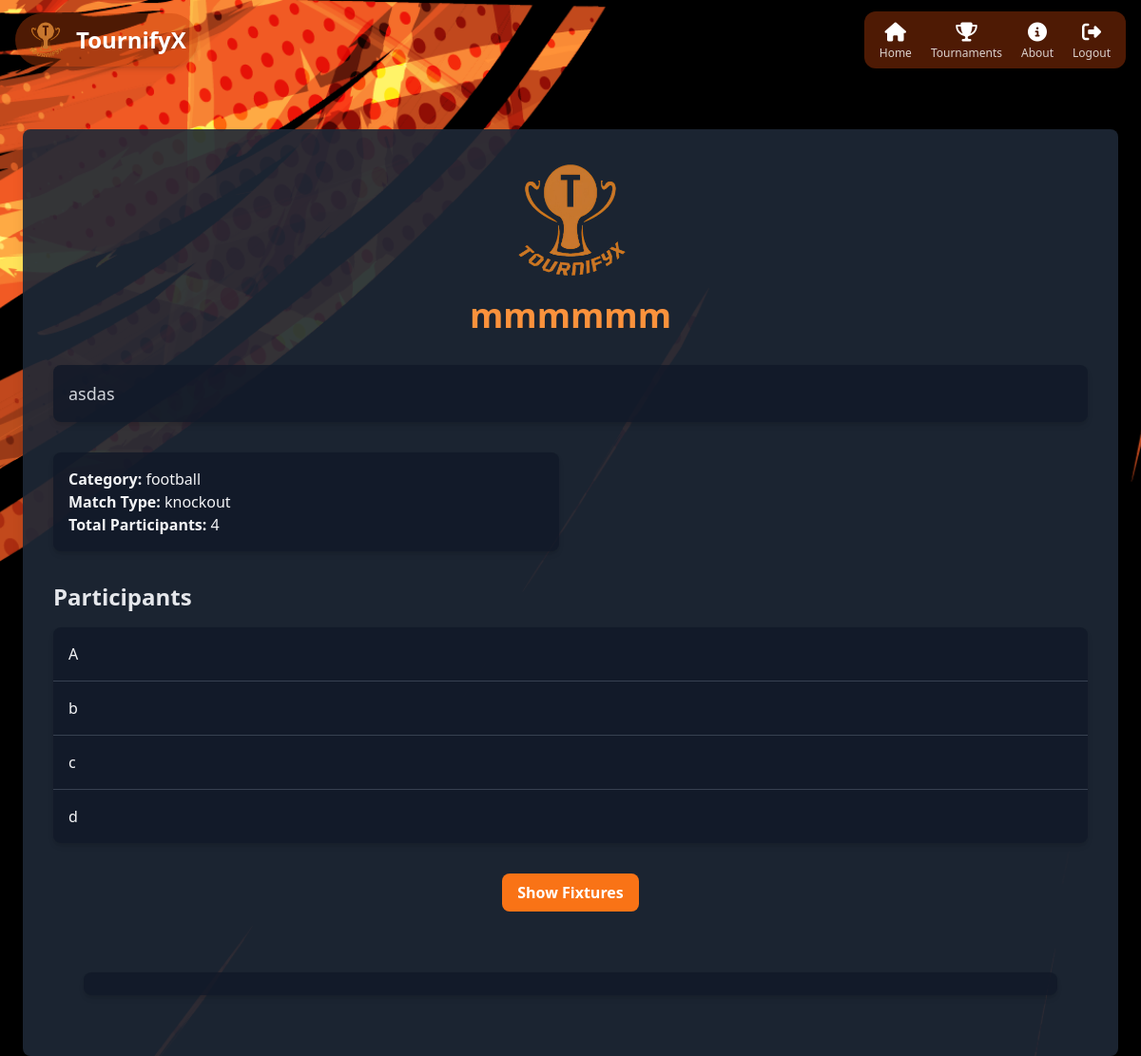
The page /tournament/110/ (signed in) on the database its author committed.
### tournifyx/models.py (models this page shows, shortened)
class Tournament(models.Model):
    CATEGORY_CHOICES = [
        ('football', 'Football'),
        ('valorant', 'Valorant'),
        ('cricket', 'Cricket'),
        ('basketball', 'Basketball'),
    ]
    MATCH_TYPE_CHOICES = [
        ('knockout', 'Knockout'),
        ('league', 'League'),
    ]
    name = models.CharField(max_length=100)
    description = models.TextField(blank=True)
    category = models.CharField(max_length=50, choices=CATEGORY_CHOICES)
    num_participants = models.IntegerField(default=0)
    match_type = models.CharField(max_length=50, choices=MATCH_TYPE_CHOICES)
    created_by = models.ForeignKey('HostProfile', on_delete=models.CASCADE)
    code = models.CharField(max_length=6, unique=True)
    is_active = models.BooleanField(default=True)
    is_paid = models.BooleanField(default=False)
    price = models.DecimalField(max_digits=8, decimal_places=2, default=0.00)
    is_public = models.BooleanField(default=False)  # Add this line
    registration_deadline = models.DateTimeField(null=True, blank=True)

class Player(models.Model):
    tournament = models.ForeignKey(Tournament, on_delete=models.CASCADE)
    name = models.CharField(max_length=100)
    team_name = models.CharField(max_length=100, null=True, blank=True)  # Make this optional
    added_by = models.ForeignKey(HostProfile, on_delete=models.SET_NULL, null=True)

### tournifyx/views.py (the view)
# urls.py: path('tournament/<int:tournament_id>/', views.tournament_dashboard, name='tournament_dashboard'),
@login_required
def tournament_dashboard(request, tournament_id):
    tournament = get_object_or_404(Tournament, id=tournament_id)
    participants = Player.objects.filter(tournament=tournament)
    matches = list(Match.objects.filter(tournament=tournament).select_related('player1', 'player2', 'winner'))
    for match in matches:
        match.has_result = bool(match.winner) or match.is_draw
    point_table = None
    if tournament.match_type != 'knockout':
        point_table = PointTable.objects.filter(tournament=tournament).select_related('player').order_by('-points')
    is_host = False
    if request.user.is_authenticated:
        try:
            host_profile = HostProfile.objects.get(user=request.user)
            is_host = (tournament.created_by == host_profile)
        except HostProfile.DoesNotExist:
            is_host = False
    return render(request, 'tournament_dashboard.html', {
        'tournament': tournament,
        'participants': participants,
        'matches': matches,
        'point_table': point_table,
        'knockout_stages': build_knockout_stages(tournament) if tournament.match_type == 'knockout' else None,
        'is_host': is_host,
    })

### tournifyx/views.py (called while the page is built)
def build_knockout_stages(tournament):
    matches = Match.objects.filter(tournament=tournament).select_related('player1', 'player2', 'winner').order_by('round_number', 'id')
    if not matches.exists():
        return None
    rounds = defaultdict(list)
    for m in matches:
        rounds[m.round_number].append(m)
    ordered = OrderedDict()
    max_round = max(rounds.keys())
    for r in sorted(rounds.keys()):
        label = 'Final' if len(rounds[r]) == 1 and r == max_round else f'Round {r}'
        ordered[label] = rounds[r]
    return ordered

### templates/tournament_dashboard.html (shortened to what this page needs)
{% extends 'base.html' %}
{% load static %}
{% block content %}
<div class="px-4">
    <div class="max-w-6xl mx-auto mt-6 sm:mt-10 p-4 sm:p-8 bg-gray-800 bg-opacity-90 shadow-lg rounded-lg text-gray-100 relative z-10">
   <div class="text-center mb-8">
       <img src="/static/images/logo.png" alt="Tournament Logo" class="mx-auto w-32 h-32 mb-4">
       <h1 class="text-4xl font-bold text-orange-400">{{ tournament.name }}</h1>
   </div>
   <div class="mb-8 p-4 bg-gray-900 bg-opacity-80 shadow-md rounded-lg">
       <p class="text-lg text-gray-300">{{ tournament.description }}</p>
   </div>
   <div class="grid grid-cols-1 md:grid-cols-2 gap-6 mb-8">
       <div class="p-4 bg-gray-900 bg-opacity-80 shadow-md rounded-lg">
           <p><strong>Category:</strong> {{ tournament.category }}</p>
           <p><strong>Match Type:</strong> {{ tournament.match_type }}</p>
           <p><strong>Total Participants:</strong> {{ participants.count }}</p>
       </div>
   </div>
   <div class="mb-8">
       <h2 class="text-2xl font-semibold text-gray-200 mb-4">Participants</h2>
       <ul class="bg-gray-900 bg-opacity-80 shadow-md rounded-lg divide-y divide-gray-700">
           {% for participant in participants %}
               <li class="p-4 hover:bg-gray-700">{{ participant.name }}</li>
           {% empty %}
               <li class="p-4 text-gray-400">No participants have joined this tournament yet.</li>
           {% endfor %}
       </ul>
   </div>
   <div class="text-center mb-8">
       <button id="toggle-fixtures-btn" class="px-4 py-2 bg-orange-500 hover:bg-orange-600 text-white font-semibold rounded-lg">
           Show Fixtures
       </button>
   </div>
    <div class="max-w-6xl mx-auto mt-6 p-4 sm:p-8" id="bracket-area">
        <link rel="stylesheet" href="/static/css/bracket.css">
        <div id="bracket-container" class="bg-gray-900 bg-opacity-80 p-4 rounded-lg shadow-md"></div>
    </div>
{% endblock %}

### static/css/bracket.css (style rules this page uses)
#bracket-container { padding: 12px; }

### rows shown on the page
Tournament: name "mmmmmm", description "asdas", category "football", match_type "knockout"
Player: name "A"
Player: name "b"
Player: name "c"
Player: name "d"

### other values the page prints
{{ participants.count }} "4"
